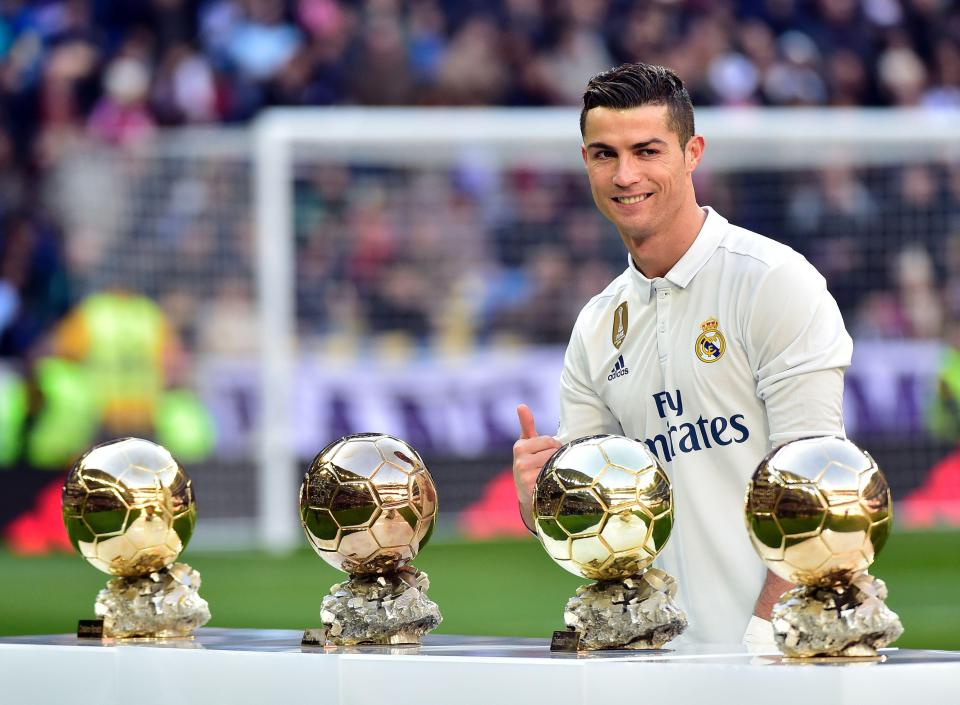
#> input picture pic.jpg, 960 x 705 px, given in place of the camera
$ python ImgProc.py   (Python 2 division)
#> lines starting #> are read from the running program, lines starting #| are printed output that depends on the picture; after the words box and inside, x2 and y2 are one past the last pixel; in counts of white or black regions, pixels touching at a corner belong together
import numpy as np
import cv2
from matplotlib import pyplot as plt

def tohsv(b,g,r):
    col=np.uint8([[[b,g,r]]])
    hsv_val=cv2.cvtColor(col,cv2.COLOR_BGR2HSV)
    print hsv_val,col.shape

if __name__ == '__main__':
    cap=cv2.VideoCapture(0)

    # kernel2 = np.array([[0, 0, 0],
    #                     [0, 1, 0],
    #                     [0, 1, 0],
    #                     [0, 1, 0],
    #                     [0, 0, 0]], np.uint8)

    kernel=cv2.getStructuringElement(cv2.MORPH_CROSS,(3,3))
    kernel2=np.ones((5,5),np.uint8)


    tohsv(0,255,0)
    while(True):
        _,frame=cap.read()
#> frame is the input picture: shape (705, 960, 3); mean B, G, R 135.2, 136.4, 139.7
        hsv=cv2.cvtColor(frame,cv2.COLOR_BGR2HSV)
#> hsv: shape (705, 960, 3); mean H, S, V 90.5, 69, 155.3
        lower1,upper1=np.array([160,30,30]),np.array([200,255,255])
        lower2,upper2=np.array([85,26,12]), np.array([130, 255, 255])

        mask=cv2.inRange(hsv,lower1,upper1)
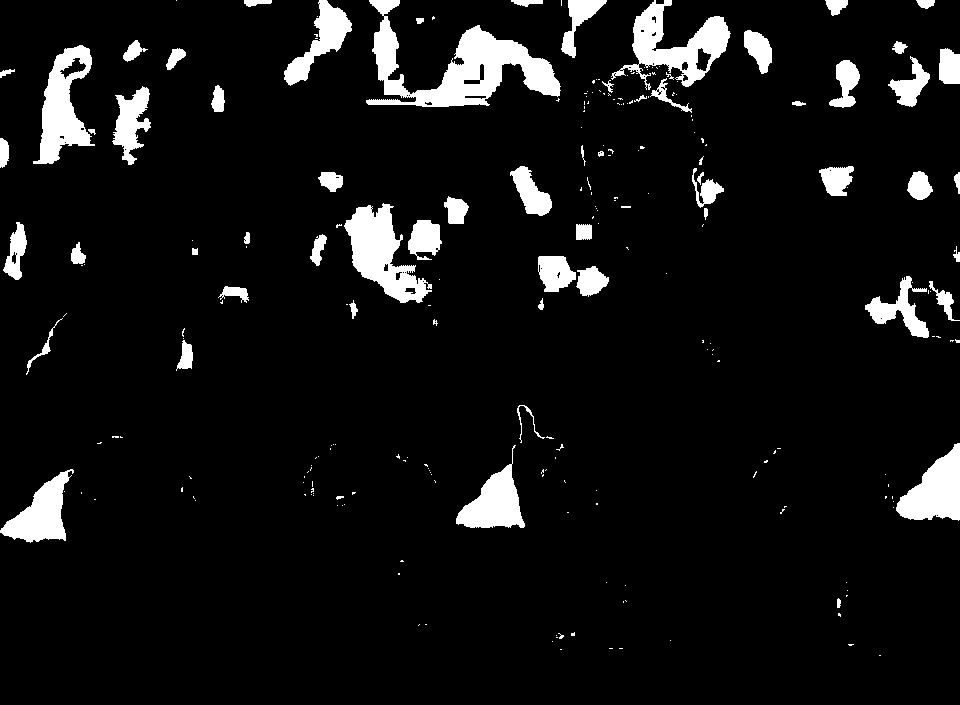
#> mask: shape (705, 960); 7.2% white; 241 white regions (177 under 20 px), largest, box (x1, y1, x2, y2) and area: (366, 0, 561, 107) 7511, (344, 203, 432, 303) 4092, (611, 0, 731, 90) 3960
        # mask2=cv2.inRange(hsv,lower2,upper2)
        # mask=cv2.bitwise_or(mask1,mask2)
        res=cv2.bitwise_and(frame,frame,mask=mask)
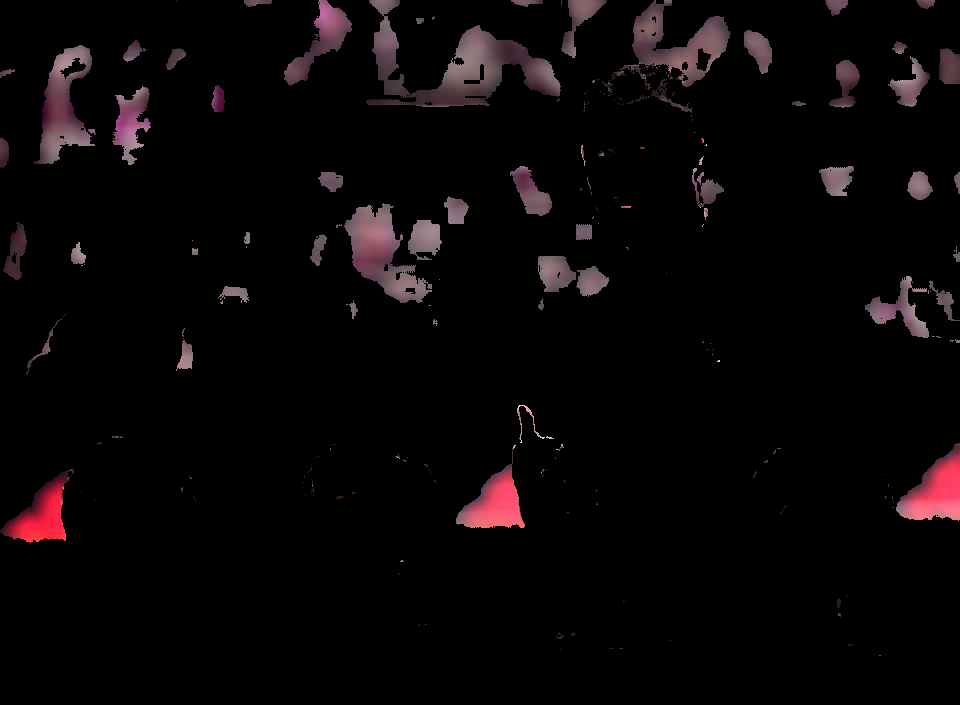
#> res: shape (705, 960, 3); mean B, G, R 6.8, 5.8, 9.1

        dst=cv2.filter2D(frame,-1,kernel2)
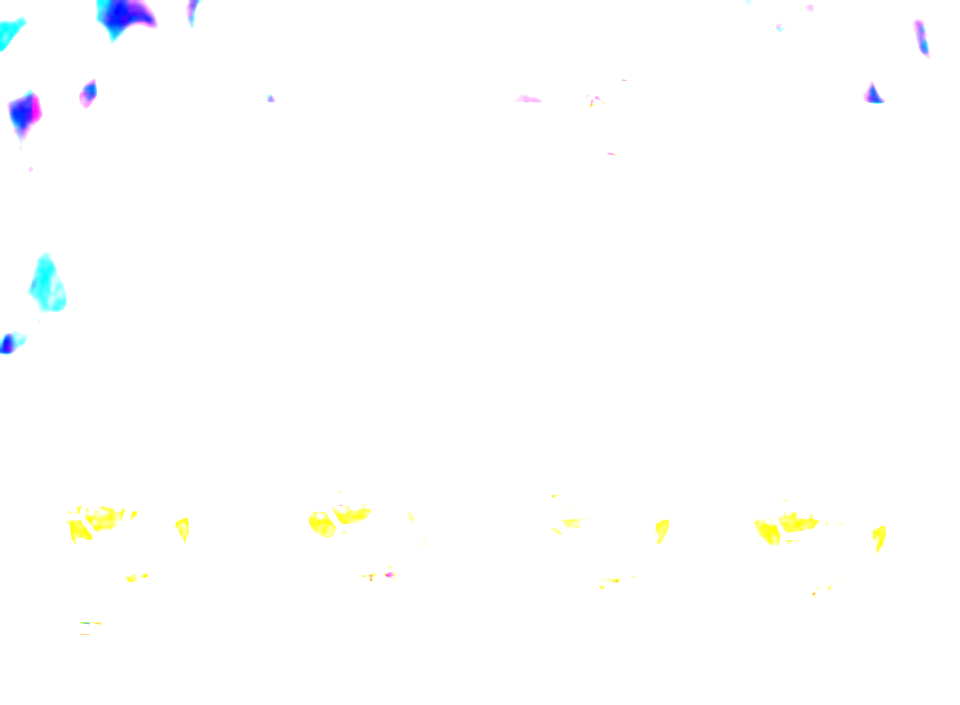
#> dst: shape (705, 960, 3); mean B, G, R 254, 254.1, 253.7
        blur=cv2.blur(res,(3,3))
        gauss=cv2.GaussianBlur(res,(3,3),5)
        bil=cv2.bilateralFilter(res,10,75,75)
        diff=cv2.subtract(gauss,bil)
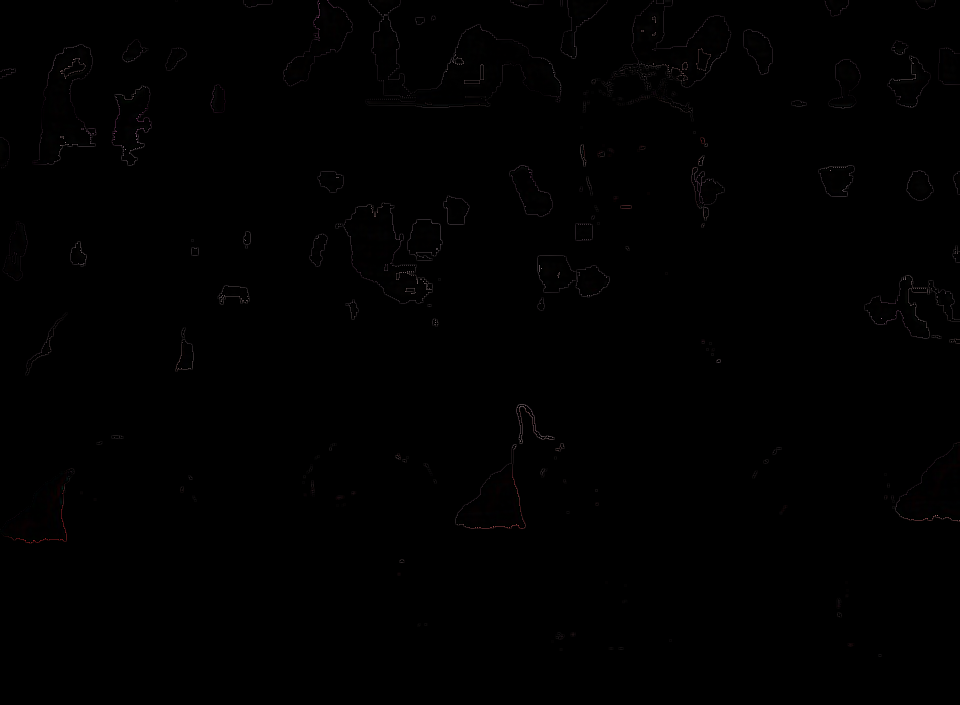
#> diff: shape (705, 960, 3); mean B, G, R 0.5, 0.4, 0.6
        closing =cv2.morphologyEx(gauss,cv2.MORPH_CLOSE,kernel)
        opening=cv2.morphologyEx(closing,cv2.MORPH_OPEN,kernel)

        cv2.imshow('Gauss',gauss)
        cv2.imshow('Blur',blur)
        cv2.imshow('AVG',frame)
        # cv2.imshow('Bilateral',bil)
        # cv2.imshow('Gauss',closing)
        # cv2.imshow('Morphed',opening)

        key = cv2.waitKey(10)
#> (key Esc is pressed here)
        if key == 27:
            break
    cap.release()
    cv2.destroyAllWindows()
